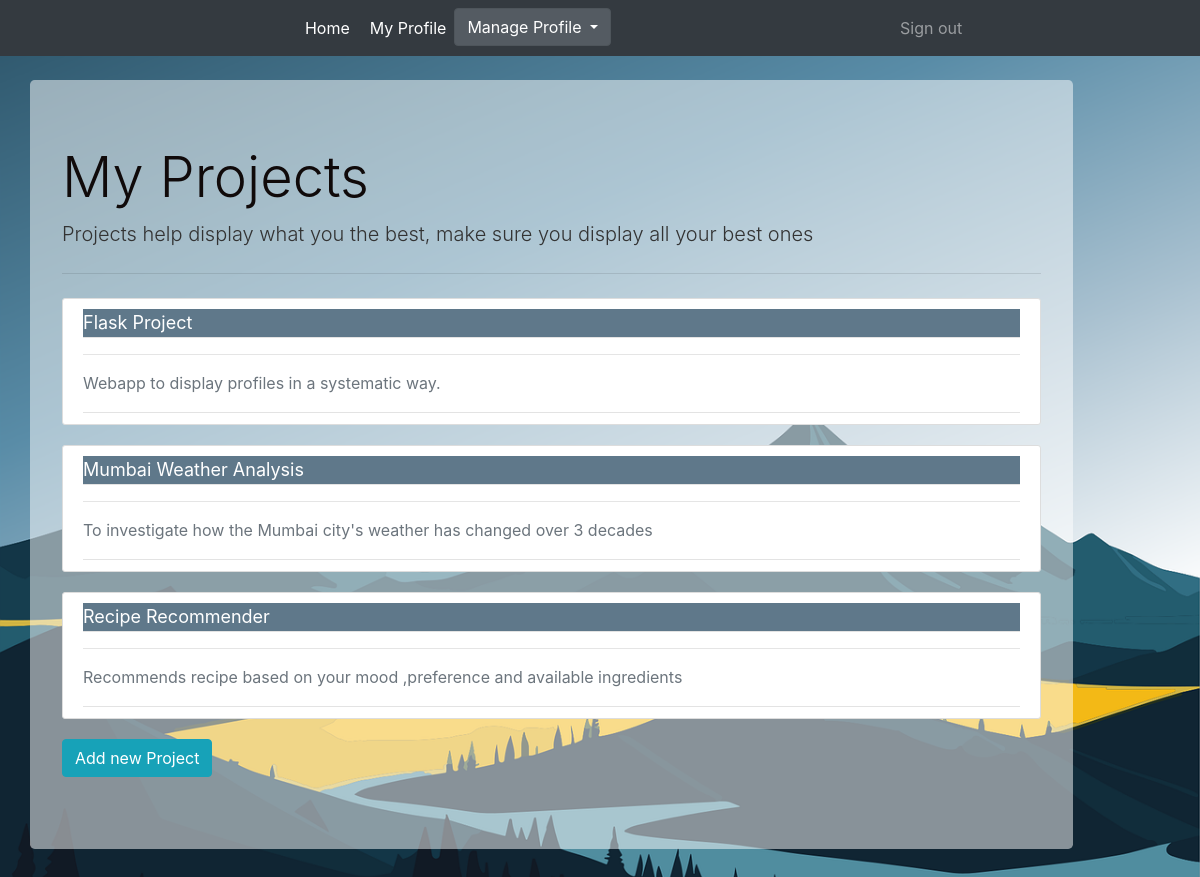
The page /projects (signed in) on the database its author committed.
### Portfolio/models.py (models this page shows, shortened)
class Project(db.Model):
    id = db.Column(db.Integer,primary_key = True)
    project_title = db.Column(db.String(100),nullable = False)
    project_overview = db.Column(db.Text,nullable = False)
    project_url = db.Column(db.String(300),nullable = False)
    user_id = db.Column(db.Integer,db.ForeignKey('user.id'),nullable=False)

### Portfolio/projects/routes.py (the view)
@projects_blueprint.route("/projects",methods=['GET'])
@login_required
def projects():
    projects = Project.query.filter_by(user_id=current_user.id).all()
    return render_template('projects.html',projects=projects)

### Portfolio/models.py (called while the page is built)
@login_manager.user_loader
def load_user(user_id):
    return User.query.get(int(user_id))

### Portfolio/templates/projects.html
{% extends 'layouts_profile.html' %}
{% block content %}
<div class="jumbotron">
  <h1 class="display-4">My Projects</h1>
  <p class="lead">Projects help display what you the best, make sure you display all your best ones</p>
  <hr class="my-4">
  {% for project in projects %}
  <article class="media content-section">
    <div class="media-body">
      <div class="article-metadata">
        <div class="article-metadata article-metadata-head">
          <a  class="project-title-link" href="{{ url_for('projects_blueprint.curr_project',project_id = project.id) }}">{{ project.project_title }}</a>
        </div>
        <hr>
        <p class="text-muted">{{ project.project_overview }}</p>
  </article>
  {% endfor %}
  <a href='{{ url_for("projects_blueprint.add_project") }}'>
      <button class="btn btn-info mb-2">
          Add new Project
      </button>
  </a>
</div>
{% endblock content %}

### Portfolio/static/main.css (style rules this page uses)
body { background: #6e869399; background-image : url('background.png'); background-size: cover; background-repeat: no-repeat; color: #333333; }
h1, h2, h3, h4, h5, h6 { color: #100a0a; }
.content-section { background: #ffffff; padding: 10px 20px; border: 1px solid #dddddd; border-radius: 3px; margin-bottom: 20px; }
.article-metadata { padding-bottom: 1px; margin-bottom: 1px; border-bottom: 1px solid #e3e3e3 }
.project-title-link:link { color: #ffffff; text-decoration: none; }
.article-metadata .article-metadata-head { background-color: #5f788a; font-size: large; color:#474747; }
.jumbotron { background-color: rgba(255, 255, 255, 0.5); }

### rows shown on the page
Project: project_title "Flask Project", project_overview "Webapp to display profiles in a systematic way."
Project: project_title "Mumbai Weather Analysis", project_overview "To investigate how the Mumbai city's weather has changed over 3 decades"
Project: project_title "Recipe Recommender", project_overview "Recommends recipe based on your mood ,preference and available ingredients"
